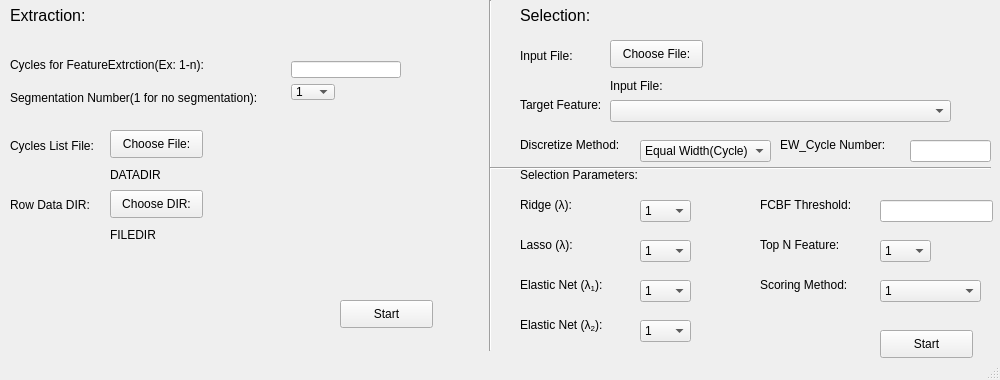
<?xml version="1.0" encoding="UTF-8"?>
<ui version="4.0">
 <class>MainWindow</class>
 <widget class="QMainWindow" name="MainWindow">
  <property name="geometry">
   <rect>
    <x>0</x>
    <y>0</y>
    <width>1000</width>
    <height>380</height>
   </rect>
  </property>
  <property name="minimumSize">
   <size>
    <width>1000</width>
    <height>380</height>
   </size>
  </property>
  <property name="maximumSize">
   <size>
    <width>1000</width>
    <height>380</height>
   </size>
  </property>
  <property name="windowTitle">
   <string>Feature_Selection System</string>
  </property>
  <widget class="QWidget" name="centralWidget">
   <widget class="QLabel" name="FS_inputLable">
    <property name="geometry">
     <rect>
      <x>520</x>
      <y>40</y>
      <width>101</width>
      <height>31</height>
     </rect>
    </property>
    <property name="text">
     <string>&lt;html&gt;&lt;head/&gt;&lt;body&gt;&lt;p&gt;Input File:&lt;/p&gt;&lt;/body&gt;&lt;/html&gt;</string>
    </property>
    <property name="alignment">
     <set>Qt::AlignLeading|Qt::AlignLeft|Qt::AlignVCenter</set>
    </property>
   </widget>
   <widget class="QLabel" name="FS_InputFileLabel">
    <property name="geometry">
     <rect>
      <x>610</x>
      <y>70</y>
      <width>351</width>
      <height>31</height>
     </rect>
    </property>
    <property name="sizePolicy">
     <sizepolicy hsizetype="Preferred" vsizetype="Preferred">
      <horstretch>1</horstretch>
      <verstretch>0</verstretch>
     </sizepolicy>
    </property>
    <property name="text">
     <string>&lt;html&gt;&lt;head/&gt;&lt;body&gt;&lt;p&gt;Input File:&lt;/p&gt;&lt;/body&gt;&lt;/html&gt;</string>
    </property>
    <property name="alignment">
     <set>Qt::AlignLeading|Qt::AlignLeft|Qt::AlignVCenter</set>
    </property>
   </widget>
   <widget class="QPushButton" name="FS_ChooseFile">
    <property name="geometry">
     <rect>
      <x>610</x>
      <y>40</y>
      <width>93</width>
      <height>28</height>
     </rect>
    </property>
    <property name="text">
     <string>Choose File:</string>
    </property>
    <property name="checkable">
     <bool>false</bool>
    </property>
    <property name="checked">
     <bool>false</bool>
    </property>
   </widget>
   <widget class="QComboBox" name="FS_FeaturnameBox">
    <property name="geometry">
     <rect>
      <x>610</x>
      <y>100</y>
      <width>341</width>
      <height>22</height>
     </rect>
    </property>
   </widget>
   <widget class="QLabel" name="label_6">
    <property name="geometry">
     <rect>
      <x>520</x>
      <y>90</y>
      <width>101</width>
      <height>31</height>
     </rect>
    </property>
    <property name="text">
     <string>&lt;html&gt;&lt;head/&gt;&lt;body&gt;&lt;p&gt;Target Feature:&lt;/p&gt;&lt;/body&gt;&lt;/html&gt;</string>
    </property>
    <property name="alignment">
     <set>Qt::AlignLeading|Qt::AlignLeft|Qt::AlignVCenter</set>
    </property>
   </widget>
   <widget class="QLabel" name="label_7">
    <property name="geometry">
     <rect>
      <x>520</x>
      <y>130</y>
      <width>111</width>
      <height>31</height>
     </rect>
    </property>
    <property name="text">
     <string>&lt;html&gt;&lt;head/&gt;&lt;body&gt;&lt;p&gt;Discretize Method:&lt;/p&gt;&lt;/body&gt;&lt;/html&gt;</string>
    </property>
    <property name="alignment">
     <set>Qt::AlignLeading|Qt::AlignLeft|Qt::AlignVCenter</set>
    </property>
   </widget>
   <widget class="QComboBox" name="FS_DMethodBox">
    <property name="enabled">
     <bool>true</bool>
    </property>
    <property name="geometry">
     <rect>
      <x>640</x>
      <y>140</y>
      <width>131</width>
      <height>22</height>
     </rect>
    </property>
    <item>
     <property name="text">
      <string>Equal Width(Cycle)</string>
     </property>
    </item>
    <item>
     <property name="text">
      <string>Manual</string>
     </property>
    </item>
   </widget>
   <widget class="QLabel" name="label_8">
    <property name="geometry">
     <rect>
      <x>760</x>
      <y>230</y>
      <width>111</width>
      <height>31</height>
     </rect>
    </property>
    <property name="text">
     <string>&lt;html&gt;&lt;head/&gt;&lt;body&gt;&lt;p&gt;Top N Feature:&lt;/p&gt;&lt;/body&gt;&lt;/html&gt;</string>
    </property>
    <property name="alignment">
     <set>Qt::AlignLeading|Qt::AlignLeft|Qt::AlignVCenter</set>
    </property>
   </widget>
   <widget class="QLabel" name="label_9">
    <property name="geometry">
     <rect>
      <x>520</x>
      <y>230</y>
      <width>111</width>
      <height>31</height>
     </rect>
    </property>
    <property name="text">
     <string>&lt;html&gt;&lt;head/&gt;&lt;body&gt;&lt;p&gt;Lasso (λ):&lt;/p&gt;&lt;/body&gt;&lt;/html&gt;</string>
    </property>
    <property name="alignment">
     <set>Qt::AlignLeading|Qt::AlignLeft|Qt::AlignVCenter</set>
    </property>
   </widget>
   <widget class="QLabel" name="label_10">
    <property name="geometry">
     <rect>
      <x>520</x>
      <y>270</y>
      <width>121</width>
      <height>31</height>
     </rect>
    </property>
    <property name="text">
     <string>&lt;html&gt;&lt;head/&gt;&lt;body&gt;&lt;p&gt;Elastic Net (λ&lt;span style=&quot; vertical-align:sub;&quot;&gt;1&lt;/span&gt;):&lt;/p&gt;&lt;/body&gt;&lt;/html&gt;</string>
    </property>
    <property name="alignment">
     <set>Qt::AlignLeading|Qt::AlignLeft|Qt::AlignVCenter</set>
    </property>
   </widget>
   <widget class="QLabel" name="label_11">
    <property name="geometry">
     <rect>
      <x>520</x>
      <y>310</y>
      <width>121</width>
      <height>31</height>
     </rect>
    </property>
    <property name="text">
     <string>&lt;html&gt;&lt;head/&gt;&lt;body&gt;&lt;p&gt;Elastic Net (λ&lt;span style=&quot; vertical-align:sub;&quot;&gt;2&lt;/span&gt;):&lt;/p&gt;&lt;/body&gt;&lt;/html&gt;</string>
    </property>
    <property name="alignment">
     <set>Qt::AlignLeading|Qt::AlignLeft|Qt::AlignVCenter</set>
    </property>
   </widget>
   <widget class="QPushButton" name="pushButton">
    <property name="geometry">
     <rect>
      <x>880</x>
      <y>330</y>
      <width>93</width>
      <height>28</height>
     </rect>
    </property>
    <property name="text">
     <string>Start</string>
    </property>
    <property name="checkable">
     <bool>false</bool>
    </property>
    <property name="checked">
     <bool>false</bool>
    </property>
   </widget>
   <widget class="QLabel" name="label_12">
    <property name="enabled">
     <bool>true</bool>
    </property>
    <property name="geometry">
     <rect>
      <x>780</x>
      <y>130</y>
      <width>131</width>
      <height>31</height>
     </rect>
    </property>
    <property name="text">
     <string>&lt;html&gt;&lt;head/&gt;&lt;body&gt;&lt;p&gt;EW_Cycle Number:&lt;/p&gt;&lt;/body&gt;&lt;/html&gt;</string>
    </property>
    <property name="alignment">
     <set>Qt::AlignLeading|Qt::AlignLeft|Qt::AlignVCenter</set>
    </property>
   </widget>
   <widget class="QLineEdit" name="lineEdit_5">
    <property name="enabled">
     <bool>true</bool>
    </property>
    <property name="geometry">
     <rect>
      <x>910</x>
      <y>140</y>
      <width>81</width>
      <height>22</height>
     </rect>
    </property>
   </widget>
   <widget class="QLabel" name="label_13">
    <property name="geometry">
     <rect>
      <x>520</x>
      <y>190</y>
      <width>111</width>
      <height>31</height>
     </rect>
    </property>
    <property name="text">
     <string>&lt;html&gt;&lt;head/&gt;&lt;body&gt;&lt;p&gt;Ridge (λ):&lt;/p&gt;&lt;/body&gt;&lt;/html&gt;</string>
    </property>
    <property name="alignment">
     <set>Qt::AlignLeading|Qt::AlignLeft|Qt::AlignVCenter</set>
    </property>
   </widget>
   <widget class="QLineEdit" name="lineEdit_7">
    <property name="geometry">
     <rect>
      <x>880</x>
      <y>200</y>
      <width>113</width>
      <height>22</height>
     </rect>
    </property>
   </widget>
   <widget class="QLabel" name="label_14">
    <property name="geometry">
     <rect>
      <x>760</x>
      <y>190</y>
      <width>111</width>
      <height>31</height>
     </rect>
    </property>
    <property name="text">
     <string>&lt;html&gt;&lt;head/&gt;&lt;body&gt;&lt;p&gt;FCBF Threshold:&lt;/p&gt;&lt;/body&gt;&lt;/html&gt;</string>
    </property>
    <property name="alignment">
     <set>Qt::AlignLeading|Qt::AlignLeft|Qt::AlignVCenter</set>
    </property>
   </widget>
   <widget class="QLabel" name="label_15">
    <property name="geometry">
     <rect>
      <x>110</x>
      <y>220</y>
      <width>351</width>
      <height>31</height>
     </rect>
    </property>
    <property name="sizePolicy">
     <sizepolicy hsizetype="Preferred" vsizetype="Preferred">
      <horstretch>1</horstretch>
      <verstretch>0</verstretch>
     </sizepolicy>
    </property>
    <property name="text">
     <string>&lt;html&gt;&lt;head/&gt;&lt;body&gt;&lt;p&gt;FILEDIR&lt;/p&gt;&lt;/body&gt;&lt;/html&gt;</string>
    </property>
    <property name="alignment">
     <set>Qt::AlignLeading|Qt::AlignLeft|Qt::AlignVCenter</set>
    </property>
   </widget>
   <widget class="QPushButton" name="pushButton_2">
    <property name="geometry">
     <rect>
      <x>110</x>
      <y>130</y>
      <width>93</width>
      <height>28</height>
     </rect>
    </property>
    <property name="text">
     <string>Choose File:</string>
    </property>
    <property name="checkable">
     <bool>false</bool>
    </property>
    <property name="checked">
     <bool>false</bool>
    </property>
   </widget>
   <widget class="QLabel" name="label_16">
    <property name="geometry">
     <rect>
      <x>10</x>
      <y>190</y>
      <width>101</width>
      <height>31</height>
     </rect>
    </property>
    <property name="text">
     <string>&lt;html&gt;&lt;head/&gt;&lt;body&gt;&lt;p&gt;Row Data DIR:&lt;/p&gt;&lt;/body&gt;&lt;/html&gt;</string>
    </property>
    <property name="alignment">
     <set>Qt::AlignLeading|Qt::AlignLeft|Qt::AlignVCenter</set>
    </property>
   </widget>
   <widget class="QWidget" name="layoutWidget">
    <property name="geometry">
     <rect>
      <x>280</x>
      <y>50</y>
      <width>156</width>
      <height>61</height>
     </rect>
    </property>
    <layout class="QVBoxLayout" name="verticalLayout">
     <property name="sizeConstraint">
      <enum>QLayout::SetDefaultConstraint</enum>
     </property>
     <item>
      <widget class="QLineEdit" name="lineEdit_8">
       <property name="sizePolicy">
        <sizepolicy hsizetype="Fixed" vsizetype="Fixed">
         <horstretch>0</horstretch>
         <verstretch>0</verstretch>
        </sizepolicy>
       </property>
       <property name="minimumSize">
        <size>
         <width>0</width>
         <height>0</height>
        </size>
       </property>
       <property name="maximumSize">
        <size>
         <width>110</width>
         <height>16777215</height>
        </size>
       </property>
       <property name="focusPolicy">
        <enum>Qt::ClickFocus</enum>
       </property>
       <property name="inputMask">
        <string/>
       </property>
       <property name="maxLength">
        <number>32767</number>
       </property>
       <property name="cursorPosition">
        <number>0</number>
       </property>
       <property name="dragEnabled">
        <bool>false</bool>
       </property>
       <property name="cursorMoveStyle">
        <enum>Qt::LogicalMoveStyle</enum>
       </property>
       <property name="clearButtonEnabled">
        <bool>false</bool>
       </property>
      </widget>
     </item>
     <item>
      <widget class="QComboBox" name="comboBox_5">
       <property name="sizePolicy">
        <sizepolicy hsizetype="Fixed" vsizetype="Fixed">
         <horstretch>0</horstretch>
         <verstretch>0</verstretch>
        </sizepolicy>
       </property>
       <item>
        <property name="text">
         <string>1</string>
        </property>
       </item>
       <item>
        <property name="text">
         <string>2</string>
        </property>
       </item>
       <item>
        <property name="text">
         <string>3</string>
        </property>
       </item>
       <item>
        <property name="text">
         <string>4</string>
        </property>
       </item>
       <item>
        <property name="text">
         <string>5</string>
        </property>
       </item>
       <item>
        <property name="text">
         <string>6</string>
        </property>
       </item>
       <item>
        <property name="text">
         <string>7</string>
        </property>
       </item>
       <item>
        <property name="text">
         <string>8</string>
        </property>
       </item>
       <item>
        <property name="text">
         <string>9</string>
        </property>
       </item>
       <item>
        <property name="text">
         <string>10</string>
        </property>
       </item>
      </widget>
     </item>
    </layout>
   </widget>
   <widget class="QPushButton" name="pushButton_3">
    <property name="geometry">
     <rect>
      <x>110</x>
      <y>190</y>
      <width>93</width>
      <height>28</height>
     </rect>
    </property>
    <property name="text">
     <string>Choose DIR:</string>
    </property>
    <property name="checkable">
     <bool>false</bool>
    </property>
    <property name="checked">
     <bool>false</bool>
    </property>
   </widget>
   <widget class="QLabel" name="label_2">
    <property name="geometry">
     <rect>
      <x>10</x>
      <y>90</y>
      <width>265</width>
      <height>16</height>
     </rect>
    </property>
    <property name="text">
     <string>Segmentation Number(1 for no segmentation):</string>
    </property>
   </widget>
   <widget class="QLabel" name="label_4">
    <property name="geometry">
     <rect>
      <x>10</x>
      <y>130</y>
      <width>101</width>
      <height>31</height>
     </rect>
    </property>
    <property name="text">
     <string>&lt;html&gt;&lt;head/&gt;&lt;body&gt;&lt;p&gt;Cycles List File:&lt;/p&gt;&lt;/body&gt;&lt;/html&gt;</string>
    </property>
    <property name="alignment">
     <set>Qt::AlignLeading|Qt::AlignLeft|Qt::AlignVCenter</set>
    </property>
   </widget>
   <widget class="QLabel" name="label_5">
    <property name="geometry">
     <rect>
      <x>110</x>
      <y>160</y>
      <width>351</width>
      <height>31</height>
     </rect>
    </property>
    <property name="sizePolicy">
     <sizepolicy hsizetype="Preferred" vsizetype="Preferred">
      <horstretch>1</horstretch>
      <verstretch>0</verstretch>
     </sizepolicy>
    </property>
    <property name="text">
     <string>&lt;html&gt;&lt;head/&gt;&lt;body&gt;&lt;p&gt;DATADIR&lt;/p&gt;&lt;/body&gt;&lt;/html&gt;</string>
    </property>
    <property name="alignment">
     <set>Qt::AlignLeading|Qt::AlignLeft|Qt::AlignVCenter</set>
    </property>
   </widget>
   <widget class="QPushButton" name="pushButton_4">
    <property name="geometry">
     <rect>
      <x>340</x>
      <y>300</y>
      <width>93</width>
      <height>28</height>
     </rect>
    </property>
    <property name="text">
     <string>Start</string>
    </property>
    <property name="checkable">
     <bool>false</bool>
    </property>
    <property name="checked">
     <bool>false</bool>
    </property>
   </widget>
   <widget class="QLabel" name="label_3">
    <property name="geometry">
     <rect>
      <x>10</x>
      <y>50</y>
      <width>265</width>
      <height>31</height>
     </rect>
    </property>
    <property name="text">
     <string>&lt;html&gt;&lt;head/&gt;&lt;body&gt;&lt;p&gt;Cycles for FeatureExtrction(Ex: 1-n):&lt;/p&gt;&lt;/body&gt;&lt;/html&gt;</string>
    </property>
    <property name="alignment">
     <set>Qt::AlignLeading|Qt::AlignLeft|Qt::AlignVCenter</set>
    </property>
   </widget>
   <widget class="QLabel" name="label_18">
    <property name="geometry">
     <rect>
      <x>10</x>
      <y>0</y>
      <width>81</width>
      <height>31</height>
     </rect>
    </property>
    <property name="text">
     <string>&lt;html&gt;&lt;head/&gt;&lt;body&gt;&lt;p&gt;&lt;span style=&quot; font-size:12pt;&quot;&gt;Extraction:&lt;/span&gt;&lt;/p&gt;&lt;/body&gt;&lt;/html&gt;</string>
    </property>
    <property name="alignment">
     <set>Qt::AlignLeading|Qt::AlignLeft|Qt::AlignVCenter</set>
    </property>
   </widget>
   <widget class="QLabel" name="label_19">
    <property name="geometry">
     <rect>
      <x>520</x>
      <y>0</y>
      <width>81</width>
      <height>31</height>
     </rect>
    </property>
    <property name="text">
     <string>&lt;html&gt;&lt;head/&gt;&lt;body&gt;&lt;p&gt;&lt;span style=&quot; font-size:12pt;&quot;&gt;Selection:&lt;/span&gt;&lt;/p&gt;&lt;/body&gt;&lt;/html&gt;</string>
    </property>
    <property name="alignment">
     <set>Qt::AlignLeading|Qt::AlignLeft|Qt::AlignVCenter</set>
    </property>
   </widget>
   <widget class="Line" name="line">
    <property name="geometry">
     <rect>
      <x>480</x>
      <y>0</y>
      <width>20</width>
      <height>351</height>
     </rect>
    </property>
    <property name="orientation">
     <enum>Qt::Vertical</enum>
    </property>
   </widget>
   <widget class="QComboBox" name="comboBox">
    <property name="geometry">
     <rect>
      <x>640</x>
      <y>200</y>
      <width>51</width>
      <height>22</height>
     </rect>
    </property>
    <item>
     <property name="text">
      <string>1</string>
     </property>
    </item>
    <item>
     <property name="text">
      <string>2</string>
     </property>
    </item>
    <item>
     <property name="text">
      <string>3</string>
     </property>
    </item>
   </widget>
   <widget class="QComboBox" name="comboBox_2">
    <property name="geometry">
     <rect>
      <x>640</x>
      <y>240</y>
      <width>51</width>
      <height>22</height>
     </rect>
    </property>
    <item>
     <property name="text">
      <string>1</string>
     </property>
    </item>
    <item>
     <property name="text">
      <string>2</string>
     </property>
    </item>
    <item>
     <property name="text">
      <string>3</string>
     </property>
    </item>
   </widget>
   <widget class="QComboBox" name="comboBox_3">
    <property name="geometry">
     <rect>
      <x>640</x>
      <y>280</y>
      <width>51</width>
      <height>22</height>
     </rect>
    </property>
    <item>
     <property name="text">
      <string>1</string>
     </property>
    </item>
    <item>
     <property name="text">
      <string>2</string>
     </property>
    </item>
    <item>
     <property name="text">
      <string>3</string>
     </property>
    </item>
   </widget>
   <widget class="QComboBox" name="comboBox_4">
    <property name="geometry">
     <rect>
      <x>640</x>
      <y>320</y>
      <width>51</width>
      <height>22</height>
     </rect>
    </property>
    <item>
     <property name="text">
      <string>1</string>
     </property>
    </item>
    <item>
     <property name="text">
      <string>2</string>
     </property>
    </item>
    <item>
     <property name="text">
      <string>3</string>
     </property>
    </item>
   </widget>
   <widget class="QComboBox" name="comboBox_6">
    <property name="geometry">
     <rect>
      <x>880</x>
      <y>240</y>
      <width>51</width>
      <height>22</height>
     </rect>
    </property>
    <property name="sizePolicy">
     <sizepolicy hsizetype="Fixed" vsizetype="Fixed">
      <horstretch>0</horstretch>
      <verstretch>0</verstretch>
     </sizepolicy>
    </property>
    <item>
     <property name="text">
      <string>1</string>
     </property>
    </item>
    <item>
     <property name="text">
      <string>2</string>
     </property>
    </item>
    <item>
     <property name="text">
      <string>3</string>
     </property>
    </item>
    <item>
     <property name="text">
      <string>4</string>
     </property>
    </item>
    <item>
     <property name="text">
      <string>5</string>
     </property>
    </item>
    <item>
     <property name="text">
      <string>6</string>
     </property>
    </item>
    <item>
     <property name="text">
      <string>7</string>
     </property>
    </item>
    <item>
     <property name="text">
      <string>8</string>
     </property>
    </item>
    <item>
     <property name="text">
      <string>9</string>
     </property>
    </item>
    <item>
     <property name="text">
      <string>10</string>
     </property>
    </item>
    <item>
     <property name="text">
      <string>11</string>
     </property>
    </item>
    <item>
     <property name="text">
      <string>12</string>
     </property>
    </item>
    <item>
     <property name="text">
      <string>13</string>
     </property>
    </item>
    <item>
     <property name="text">
      <string>14</string>
     </property>
    </item>
    <item>
     <property name="text">
      <string>15</string>
     </property>
    </item>
   </widget>
   <widget class="QLabel" name="label_17">
    <property name="geometry">
     <rect>
      <x>760</x>
      <y>270</y>
      <width>111</width>
      <height>31</height>
     </rect>
    </property>
    <property name="text">
     <string>&lt;html&gt;&lt;head/&gt;&lt;body&gt;&lt;p&gt;Scoring Method:&lt;/p&gt;&lt;/body&gt;&lt;/html&gt;</string>
    </property>
    <property name="alignment">
     <set>Qt::AlignLeading|Qt::AlignLeft|Qt::AlignVCenter</set>
    </property>
   </widget>
   <widget class="QComboBox" name="comboBox_7">
    <property name="geometry">
     <rect>
      <x>880</x>
      <y>280</y>
      <width>101</width>
      <height>22</height>
     </rect>
    </property>
    <property name="sizePolicy">
     <sizepolicy hsizetype="Fixed" vsizetype="Fixed">
      <horstretch>0</horstretch>
      <verstretch>0</verstretch>
     </sizepolicy>
    </property>
    <item>
     <property name="text">
      <string>1</string>
     </property>
    </item>
    <item>
     <property name="text">
      <string>2</string>
     </property>
    </item>
    <item>
     <property name="text">
      <string>3</string>
     </property>
    </item>
    <item>
     <property name="text">
      <string>4</string>
     </property>
    </item>
    <item>
     <property name="text">
      <string>5</string>
     </property>
    </item>
    <item>
     <property name="text">
      <string>6</string>
     </property>
    </item>
    <item>
     <property name="text">
      <string>7</string>
     </property>
    </item>
    <item>
     <property name="text">
      <string>8</string>
     </property>
    </item>
    <item>
     <property name="text">
      <string>9</string>
     </property>
    </item>
    <item>
     <property name="text">
      <string>10</string>
     </property>
    </item>
   </widget>
   <widget class="Line" name="line_2">
    <property name="geometry">
     <rect>
      <x>490</x>
      <y>160</y>
      <width>501</width>
      <height>16</height>
     </rect>
    </property>
    <property name="orientation">
     <enum>Qt::Horizontal</enum>
    </property>
   </widget>
   <widget class="QLabel" name="label_20">
    <property name="geometry">
     <rect>
      <x>520</x>
      <y>160</y>
      <width>131</width>
      <height>31</height>
     </rect>
    </property>
    <property name="text">
     <string>&lt;html&gt;&lt;head/&gt;&lt;body&gt;&lt;p&gt;Selection Parameters:&lt;/p&gt;&lt;/body&gt;&lt;/html&gt;</string>
    </property>
    <property name="alignment">
     <set>Qt::AlignLeading|Qt::AlignLeft|Qt::AlignVCenter</set>
    </property>
   </widget>
   <zorder>FS_inputLable</zorder>
   <zorder>FS_InputFileLabel</zorder>
   <zorder>FS_ChooseFile</zorder>
   <zorder>FS_FeaturnameBox</zorder>
   <zorder>label_6</zorder>
   <zorder>label_7</zorder>
   <zorder>FS_DMethodBox</zorder>
   <zorder>label_8</zorder>
   <zorder>label_9</zorder>
   <zorder>label_10</zorder>
   <zorder>label_11</zorder>
   <zorder>pushButton</zorder>
   <zorder>label_12</zorder>
   <zorder>label_13</zorder>
   <zorder>lineEdit_7</zorder>
   <zorder>label_14</zorder>
   <zorder>label_15</zorder>
   <zorder>pushButton_2</zorder>
   <zorder>label_16</zorder>
   <zorder>layoutWidget</zorder>
   <zorder>pushButton_3</zorder>
   <zorder>label_2</zorder>
   <zorder>label_4</zorder>
   <zorder>label_5</zorder>
   <zorder>pushButton_4</zorder>
   <zorder>label_3</zorder>
   <zorder>label_18</zorder>
   <zorder>label_19</zorder>
   <zorder>line</zorder>
   <zorder>comboBox</zorder>
   <zorder>comboBox_2</zorder>
   <zorder>comboBox_3</zorder>
   <zorder>comboBox_4</zorder>
   <zorder>lineEdit_5</zorder>
   <zorder>comboBox_6</zorder>
   <zorder>label_17</zorder>
   <zorder>comboBox_7</zorder>
   <zorder>line_2</zorder>
   <zorder>label_20</zorder>
  </widget>
  <widget class="QMenuBar" name="menuBar">
   <property name="geometry">
    <rect>
     <x>0</x>
     <y>0</y>
     <width>1000</width>
     <height>25</height>
    </rect>
   </property>
  </widget>
  <widget class="QStatusBar" name="statusBar"/>
 </widget>
 <layoutdefault spacing="6" margin="11"/>
 <resources/>
 <connections/>
</ui>
